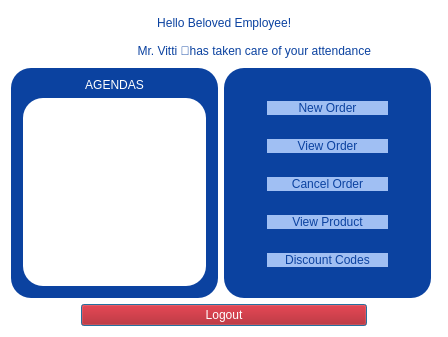
<?xml version="1.0" encoding="UTF-8"?>
<ui version="4.0">
 <class>EmployeeDash</class>
 <widget class="QDialog" name="EmployeeDash">
  <property name="geometry">
   <rect>
    <x>0</x>
    <y>0</y>
    <width>448</width>
    <height>337</height>
   </rect>
  </property>
  <property name="windowTitle">
   <string>Dialog</string>
  </property>
  <property name="styleSheet">
   <string notr="true">background-color: rgb(255, 255, 255);</string>
  </property>
  <layout class="QGridLayout" name="gridLayout" rowstretch="10,45,45">
   <item row="0" column="0">
    <layout class="QHBoxLayout" name="horizontalLayout_6" stretch="0">
     <item>
      <layout class="QVBoxLayout" name="verticalLayout_3">
       <item>
        <layout class="QHBoxLayout" name="horizontalLayout_4">
         <item>
          <widget class="QLabel" name="label_3">
           <property name="maximumSize">
            <size>
             <width>264</width>
             <height>112</height>
            </size>
           </property>
           <property name="styleSheet">
            <string notr="true"/>
           </property>
           <property name="text">
            <string/>
           </property>
           <property name="pixmap">
            <pixmap>C:/Users/Asus/Downloads/Untitled-2.png</pixmap>
           </property>
           <property name="scaledContents">
            <bool>true</bool>
           </property>
           <property name="wordWrap">
            <bool>true</bool>
           </property>
          </widget>
         </item>
         <item>
          <spacer name="horizontalSpacer">
           <property name="orientation">
            <enum>Qt::Horizontal</enum>
           </property>
           <property name="sizeHint" stdset="0">
            <size>
             <width>40</width>
             <height>20</height>
            </size>
           </property>
          </spacer>
         </item>
         <item>
          <widget class="QLabel" name="label">
           <property name="styleSheet">
            <string notr="true">color: rgb(11, 66, 160);
font: 22pt &quot;Segoe UI&quot;;</string>
           </property>
           <property name="text">
            <string>Hello Beloved Employee!  </string>
           </property>
           <property name="alignment">
            <set>Qt::AlignCenter</set>
           </property>
          </widget>
         </item>
         <item>
          <spacer name="horizontalSpacer_2">
           <property name="orientation">
            <enum>Qt::Horizontal</enum>
           </property>
           <property name="sizeHint" stdset="0">
            <size>
             <width>40</width>
             <height>20</height>
            </size>
           </property>
          </spacer>
         </item>
        </layout>
       </item>
       <item>
        <layout class="QHBoxLayout" name="horizontalLayout_5">
         <item>
          <widget class="QLabel" name="label_2">
           <property name="styleSheet">
            <string notr="true">color: rgb(11, 66, 160);
font: 300 12pt &quot;Segoe UI&quot;;</string>
           </property>
           <property name="text">
            <string>                           Mr. Vitti 🦎has taken care of your attendance       </string>
           </property>
           <property name="alignment">
            <set>Qt::AlignCenter</set>
           </property>
          </widget>
         </item>
        </layout>
       </item>
      </layout>
     </item>
    </layout>
   </item>
   <item row="2" column="0" colspan="2">
    <layout class="QHBoxLayout" name="horizontalLayout">
     <property name="leftMargin">
      <number>70</number>
     </property>
     <property name="rightMargin">
      <number>70</number>
     </property>
     <item>
      <widget class="QPushButton" name="pushButton_6">
       <property name="cursor">
        <cursorShape>PointingHandCursor</cursorShape>
       </property>
       <property name="styleSheet">
        <string notr="true">color: rgb(255, 255, 255);
background-color: rgb(177, 0, 3);
font: 900 9pt &quot;Segoe UI Black&quot;;</string>
       </property>
       <property name="text">
        <string>Logout</string>
       </property>
      </widget>
     </item>
    </layout>
   </item>
   <item row="1" column="0">
    <layout class="QHBoxLayout" name="horizontalLayout_3" stretch="30,30">
     <item>
      <widget class="QGroupBox" name="groupBox_2">
       <property name="styleSheet">
        <string notr="true">background-color:rgb(11, 66, 160);
font: 9pt &quot;Segoe UI&quot;;
border-radius:20px;</string>
       </property>
       <property name="title">
        <string/>
       </property>
       <property name="alignment">
        <set>Qt::AlignCenter</set>
       </property>
       <layout class="QVBoxLayout" name="verticalLayout" stretch="0,0">
        <property name="topMargin">
         <number>4</number>
        </property>
        <item>
         <widget class="QLabel" name="label_4">
          <property name="styleSheet">
           <string notr="true">color: rgb(255, 255, 255);
font: 300 18pt &quot;Segoe UI&quot;;</string>
          </property>
          <property name="text">
           <string>AGENDAS</string>
          </property>
          <property name="alignment">
           <set>Qt::AlignCenter</set>
          </property>
         </widget>
        </item>
        <item>
         <widget class="QTableView" name="tableView">
          <property name="styleSheet">
           <string notr="true">background-color: rgb(255, 255, 255);</string>
          </property>
         </widget>
        </item>
       </layout>
      </widget>
     </item>
     <item>
      <widget class="QGroupBox" name="groupBox">
       <property name="styleSheet">
        <string notr="true">background-color:rgb(11, 66, 160);
border-radius:20px;</string>
       </property>
       <property name="title">
        <string/>
       </property>
       <layout class="QVBoxLayout" name="verticalLayout_2">
        <property name="leftMargin">
         <number>40</number>
        </property>
        <property name="rightMargin">
         <number>40</number>
        </property>
        <item>
         <widget class="QPushButton" name="pushButton">
          <property name="cursor">
           <cursorShape>PointingHandCursor</cursorShape>
          </property>
          <property name="styleSheet">
           <string notr="true">background-color: rgb(160,191,243);
color: rgb(11, 66, 160);
font: 600 19pt &quot;Segoe UI&quot;;</string>
          </property>
          <property name="text">
           <string>New Order</string>
          </property>
         </widget>
        </item>
        <item>
         <widget class="QPushButton" name="pushButton_2">
          <property name="cursor">
           <cursorShape>PointingHandCursor</cursorShape>
          </property>
          <property name="styleSheet">
           <string notr="true">background-color: rgb(160,191,243);
color: rgb(11, 66, 160);
font: 600 19pt &quot;Segoe UI&quot;;</string>
          </property>
          <property name="text">
           <string>View Order</string>
          </property>
         </widget>
        </item>
        <item>
         <widget class="QPushButton" name="pushButton_3">
          <property name="cursor">
           <cursorShape>PointingHandCursor</cursorShape>
          </property>
          <property name="styleSheet">
           <string notr="true">background-color: rgb(160,191,243);
color: rgb(11, 66, 160);
font: 600 19pt &quot;Segoe UI&quot;;</string>
          </property>
          <property name="text">
           <string>Cancel Order</string>
          </property>
         </widget>
        </item>
        <item>
         <widget class="QPushButton" name="pushButton_4">
          <property name="cursor">
           <cursorShape>PointingHandCursor</cursorShape>
          </property>
          <property name="styleSheet">
           <string notr="true">background-color: rgb(160,191,243);
color: rgb(11, 66, 160);
font: 600 19pt &quot;Segoe UI&quot;;</string>
          </property>
          <property name="text">
           <string>View Product</string>
          </property>
         </widget>
        </item>
        <item>
         <widget class="QPushButton" name="pushButton_5">
          <property name="cursor">
           <cursorShape>PointingHandCursor</cursorShape>
          </property>
          <property name="styleSheet">
           <string notr="true">background-color: rgb(160,191,243);
color: rgb(11, 66, 160);
font: 600 19pt &quot;Segoe UI&quot;;
border-radius:20px;</string>
          </property>
          <property name="text">
           <string>Discount Codes</string>
          </property>
         </widget>
        </item>
       </layout>
      </widget>
     </item>
    </layout>
   </item>
  </layout>
 </widget>
 <resources/>
 <connections/>
</ui>
